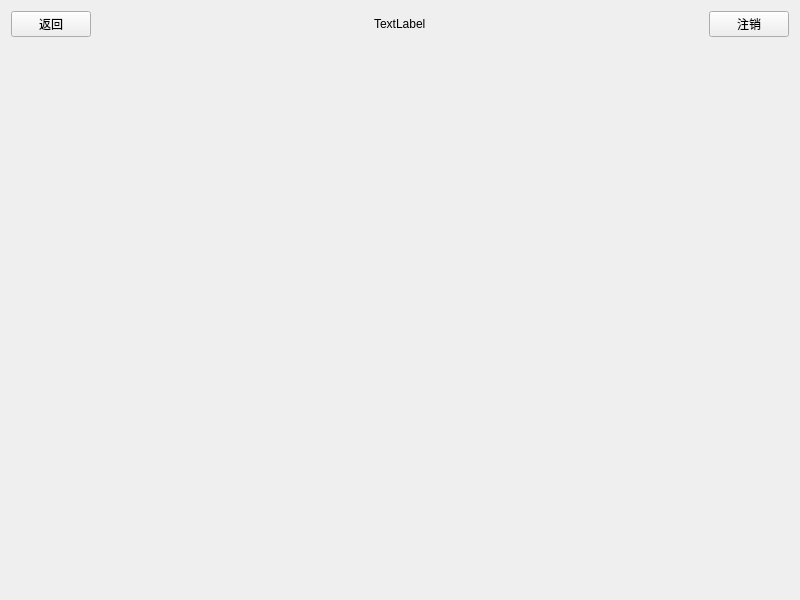
<?xml version="1.0" encoding="UTF-8"?>
<ui version="4.0">
 <class>MasterView</class>
 <widget class="QWidget" name="MasterView">
  <property name="geometry">
   <rect>
    <x>0</x>
    <y>0</y>
    <width>800</width>
    <height>600</height>
   </rect>
  </property>
  <property name="windowTitle">
   <string>MasterView</string>
  </property>
  <layout class="QVBoxLayout" name="verticalLayout">
   <item>
    <layout class="QHBoxLayout" name="horizontalLayout">
     <item>
      <widget class="QPushButton" name="btBack">
       <property name="text">
        <string>返回</string>
       </property>
      </widget>
     </item>
     <item>
      <spacer name="horizontalSpacer">
       <property name="orientation">
        <enum>Qt::Orientation::Horizontal</enum>
       </property>
       <property name="sizeHint" stdset="0">
        <size>
         <width>40</width>
         <height>20</height>
        </size>
       </property>
      </spacer>
     </item>
     <item>
      <widget class="QLabel" name="labelTitle">
       <property name="text">
        <string>TextLabel</string>
       </property>
      </widget>
     </item>
     <item>
      <spacer name="horizontalSpacer_2">
       <property name="orientation">
        <enum>Qt::Orientation::Horizontal</enum>
       </property>
       <property name="sizeHint" stdset="0">
        <size>
         <width>40</width>
         <height>20</height>
        </size>
       </property>
      </spacer>
     </item>
     <item>
      <widget class="QPushButton" name="btLogout">
       <property name="text">
        <string>注销</string>
       </property>
      </widget>
     </item>
    </layout>
   </item>
   <item>
    <widget class="QStackedWidget" name="stackedWidget"/>
   </item>
  </layout>
 </widget>
 <resources/>
 <connections/>
</ui>
